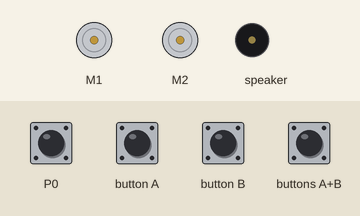
Bench run of a program on a simulated Calliope mini (MakeCode). On the bench: 2 × DC motor (green arrow = forward, orange = backward, longer = faster), buzzer (waves = sounding). The inputs (shaded band) are chosen by the test bench.

Above: at 1.2 s.
1.3 s: touch pin P0 pressed for 0.15 s
At 1.8 s:
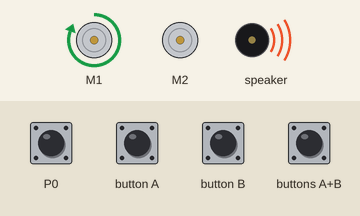
4.3 s: button A pressed for 0.15 s
At 6.1 s:
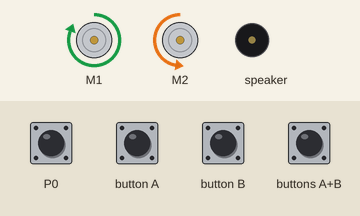
6.9 s: buttons A+B pressed for 0.15 s
At 8.5 s:
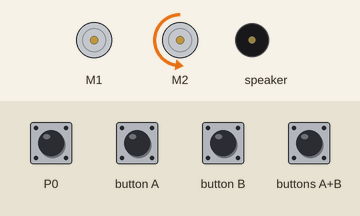
Timing chart, 0 to 10.0 s (numbered marks = the images above; inputs shaded):
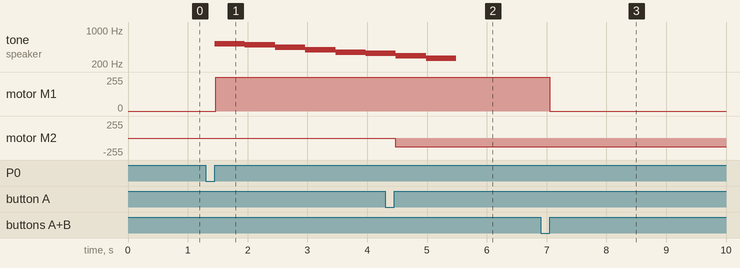

Measured:
- after the input at 1.3 s, tone on speaker: plays 523 Hz for 0.51 s, 494 Hz for 0.51 s, 440 Hz for 0.51 s, 392 Hz for 0.51 s, 349 Hz for 0.51 s, 330 Hz for 0.32 s, starting after 0.15 s; motor M1: stopped → forward 255/255 after 0.17 s
- after the input at 4.3 s, motor M2: stopped → backward 128/255 after 0.17 s
- after the input at 6.9 s, motor M1: forward 255/255 → stopped after 0.15 s

The program:

main.ts
```typescript
input.onPinPressed(TouchPin.P0, function () {
    motors.dualMotorPower(Motor.A, 100)
    music.playMelody("C5 B A G F E D C ", 120)
})
input.onButtonPressed(Button.A, function () {
    motors.dualMotorPower(Motor.B, -50)
})
input.onButtonPressed(Button.AB, function () {
    motors.motorCommand(MotorCommand.Break)
})
basic.forever(function () {

})
```

test.ts
```typescript
// Hier kann man Tests durchführen; diese Datei wird nicht kompiliert, wenn dieses Paket als Erweiterung verwendet wird.
```
